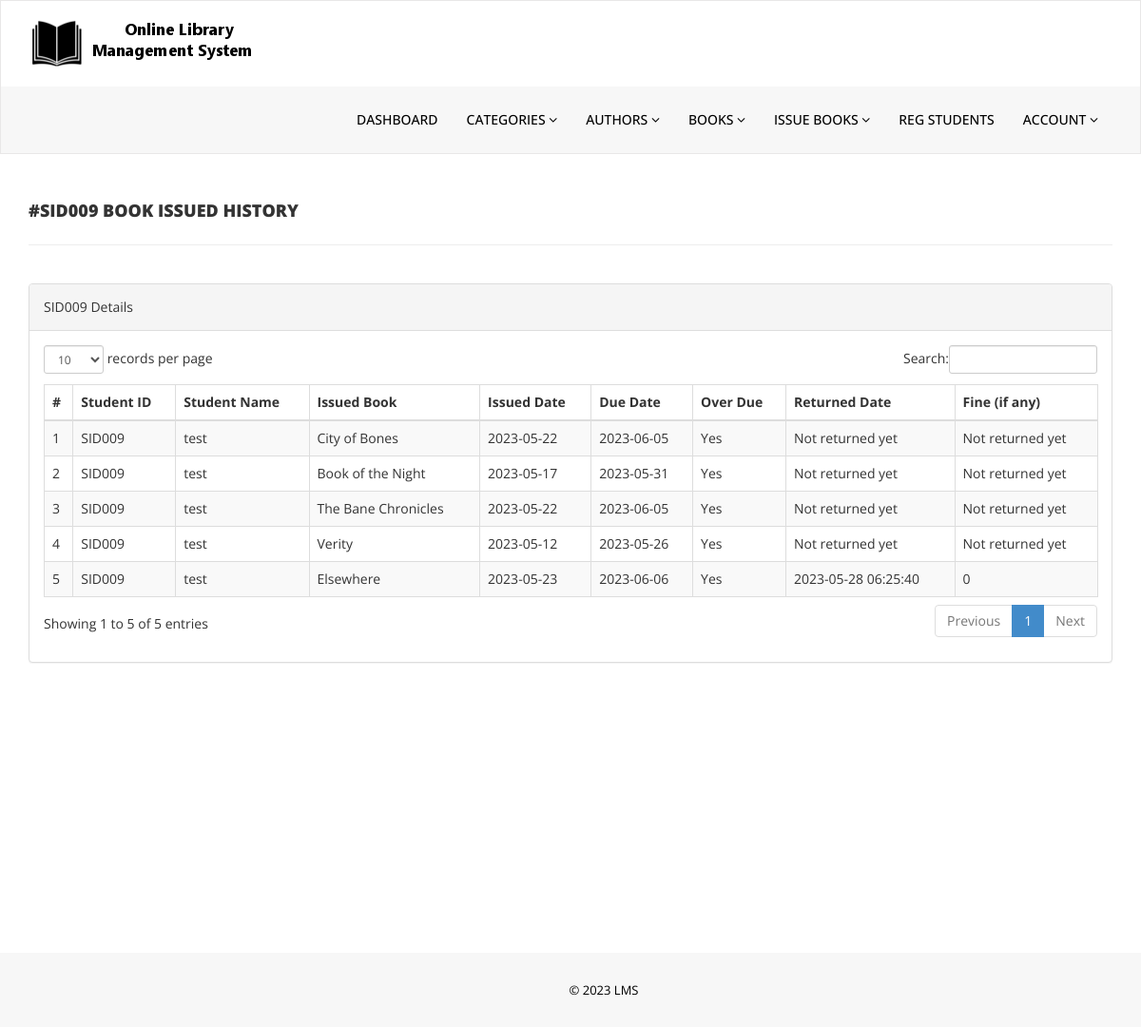
The page /admin/student-history.php?stdid=SID009 (signed in) on the database its author committed.
### tables this page shows
CREATE TABLE `tblissuedbookdetails` (
  `id` int(11) NOT NULL,
  `BookId` int(11) NOT NULL,
  `StudentID` varchar(150) DEFAULT NULL,
  `IssuesDate` date DEFAULT current_timestamp(),
  `DueDate` date DEFAULT NULL,
  `ReturnDate` timestamp NULL DEFAULT NULL ON UPDATE current_timestamp(),
  `RetrunStatus` int(1) DEFAULT NULL,
  `fine` int(11) DEFAULT NULL
);

CREATE TABLE `tblstudents` (
  `id` int(11) NOT NULL,
  `StudentId` varchar(100) DEFAULT NULL,
  `FullName` varchar(120) DEFAULT NULL,
  `EmailId` varchar(120) DEFAULT NULL,
  `MobileNumber` char(11) DEFAULT NULL,
  `Password` varchar(120) DEFAULT NULL,
  `Status` int(1) DEFAULT NULL,
  `RegDate` timestamp NULL DEFAULT current_timestamp(),
  `UpdationDate` timestamp NULL DEFAULT NULL ON UPDATE current_timestamp()
);

CREATE TABLE `tblbooks` (
  `id` int(11) NOT NULL,
  `BookName` varchar(255) DEFAULT NULL,
  `CatId` int(11) DEFAULT NULL,
  `AuthorId` int(11) DEFAULT NULL,
  `ISBNNumber` varchar(25) DEFAULT NULL,
  `BookPrice` decimal(10,2) DEFAULT NULL,
  `bookImage` varchar(250) NOT NULL,
  `isIssued` int(1) DEFAULT 0,
  `RegDate` timestamp NULL DEFAULT current_timestamp(),
  `UpdationDate` timestamp NULL DEFAULT NULL ON UPDATE current_timestamp()
);

### admin/student-history.php (the view, shortened to what this page needs)
<?php
if(strlen($_SESSION['alogin'])==0)
    {
header('location:index.php');
}
else{
    ?>
<!DOCTYPE html>
<html xmlns="http://www.w3.org/1999/xhtml">
<head>
    <link href="assets/css/bootstrap.css" rel="stylesheet" />
    <link href="assets/css/font-awesome.css" rel="stylesheet" />
    <link href="assets/js/dataTables/dataTables.bootstrap.css" rel="stylesheet" />
    <link href="assets/css/style.css" rel="stylesheet" />
</head>
<body>
<?php include('includes/header.php');?>
    <div class="content-wrapper">
         <div class="container">
        <div class="row pad-botm">
            <div class="col-md-12">
                <?php $sid=$_GET['stdid']; ?>
                <h4 class="header-line">#<?php echo $sid;?> Book Issued History</h4>
    </div>
        </div>
            <div class="row">
                <div class="col-md-12">
                    <div class="panel panel-default">
                        <div class="panel-heading">
<?php echo $sid;?> Details
                        </div>
                        <div class="panel-body">
                            <div class="table-responsive">
                                <table class="table table-striped table-bordered table-hover" id="dataTables-example">
                                    <thead>
                                        <tr>
                                            <th>#</th>
                                            <th>Student ID</th>
                                            <th>Student Name</th>
                                            <th>Issued Book  </th>
                                            <th>Issued Date</th>
											<th>Due Date</th>
											<th>Over Due</th>
                                            <th>Returned Date</th>
                                            <th>Fine (if any)</th>
                                        </tr>
                                    </thead>
                                    <tbody>
<?php
$sql = "SELECT tblstudents.StudentId ,tblstudents.FullName,tblstudents.EmailId,tblstudents.MobileNumber,tblbooks.BookName,tblbooks.ISBNNumber,tblissuedbookdetails.IssuesDate,tblissuedbookdetails.ReturnDate,tblissuedbookdetails.DueDate, tblissuedbookdetails.id as rid,tblissuedbookdetails.fine,tblissuedbookdetails.RetrunStatus,tblbooks.id as bid,tblbooks.bookImage from  tblissuedbookdetails join tblstudents on tblstudents.StudentId=tblissuedbookdetails.StudentId join tblbooks on tblbooks.id=tblissuedbookdetails.BookId where tblstudents.StudentId='$sid' ";
$query = $dbh -> prepare($sql);
$query->execute();
$results=$query->fetchAll(PDO::FETCH_OBJ);
$cnt=1;
if($query->rowCount() > 0)
{
foreach($results as $result)
{               ?>
                                        <tr class="odd gradeX">
                                            <td class="center"><?php echo htmlentities($cnt);?></td>
                                            <td class="center"><?php echo htmlentities($result->StudentId);?></td>
                                            <td class="center"><?php echo htmlentities($result->FullName);?></td>
                                            <td class="center"><?php echo htmlentities($result->BookName);?></td>
                                            <td class="center"><?php echo htmlentities($result->IssuesDate);?></td>
                                            <td class="center"><?php echo htmlentities($result->DueDate);?></td>
											 <td class="center"><?php $curr = date('Y-m-d'); if ($curr > $result->DueDate)
												echo htmlentities('Yes'); else echo htmlentities('No')?></td>
                                            <td class="center"><?php if($result->ReturnDate==''): echo "Not returned yet";
                                            else: echo htmlentities($result->ReturnDate); endif;?></td>
                                             <td class="center"><?php if($result->ReturnDate==''): echo "Not returned yet";
                                              else: echo $result->fine; endif;
                                             ?></td>
                                        </tr>
 <?php $cnt=$cnt+1;}} ?>
                                    </tbody>
                                </table>
                            </div>
                        </div>
                    </div>
                </div>
            </div>
    </div>
    </div>
  <?php include('includes/footer.php');?>
</body>
</html>
<?php } ?>

### admin/assets/css/style.css (style rules this page uses)
.content-wrapper { margin-top: 40px; min-height:800px; padding-bottom:90px; }
.header-line { font-weight:900; padding-bottom:25px; border-bottom:1px solid #eeeeee; text-transform:uppercase; }
.pad-botm { padding-bottom:30px; }

### rows shown on the page
tblissuedbookdetails: tblstudents.StudentId "SID009", tblstudents.FullName "test", BookId.BookName "City of Bones", IssuesDate "2023-05-22", DueDate "2023-06-05", shows "Not returned yet"
tblissuedbookdetails: tblstudents.StudentId "SID009", tblstudents.FullName "test", BookId.BookName "Book of the Night", IssuesDate "2023-05-17", DueDate "2023-05-31", shows "Not returned yet"
tblissuedbookdetails: tblstudents.StudentId "SID009", tblstudents.FullName "test", BookId.BookName "The Bane Chronicles", IssuesDate "2023-05-22", DueDate "2023-06-05", shows "Not returned yet"
tblissuedbookdetails: tblstudents.StudentId "SID009", tblstudents.FullName "test", BookId.BookName "Verity", IssuesDate "2023-05-12", DueDate "2023-05-26", shows "Not returned yet"
tblissuedbookdetails: tblstudents.StudentId "SID009", tblstudents.FullName "test", BookId.BookName "Elsewhere", IssuesDate "2023-05-23", DueDate "2023-06-06", ReturnDate "2023-05-28 06:25:40", fine "0"

### other values the page prints
$sid "SID009"
